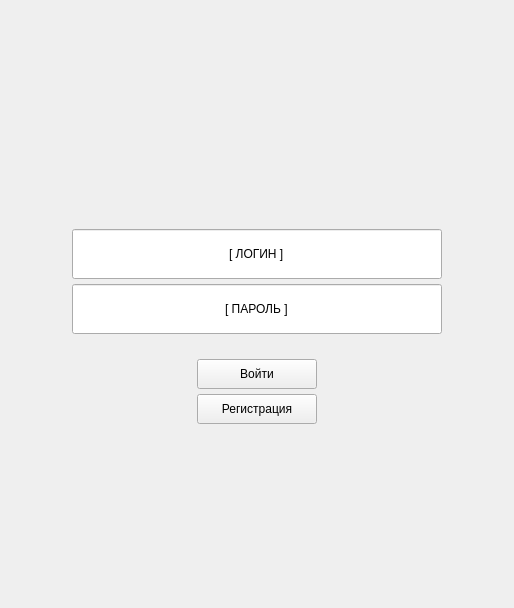
<?xml version="1.0" encoding="UTF-8"?>
<ui version="4.0">
 <class>MainWindow</class>
 <widget class="QMainWindow" name="MainWindow">
  <property name="geometry">
   <rect>
    <x>0</x>
    <y>0</y>
    <width>514</width>
    <height>608</height>
   </rect>
  </property>
  <property name="windowTitle">
   <string>Вход в систему</string>
  </property>
  <widget class="QWidget" name="centralwidget">
   <layout class="QVBoxLayout" name="verticalLayout">
    <property name="spacing">
     <number>25</number>
    </property>
    <item>
     <spacer name="verticalSpacer_2">
      <property name="orientation">
       <enum>Qt::Vertical</enum>
      </property>
      <property name="sizeHint" stdset="0">
       <size>
        <width>20</width>
        <height>40</height>
       </size>
      </property>
     </spacer>
    </item>
    <item>
     <layout class="QHBoxLayout" name="horizontalLayout_5">
      <item>
       <spacer name="horizontalSpacer_5">
        <property name="orientation">
         <enum>Qt::Horizontal</enum>
        </property>
        <property name="sizeHint" stdset="0">
         <size>
          <width>40</width>
          <height>20</height>
         </size>
        </property>
       </spacer>
      </item>
      <item>
       <widget class="QLabel" name="label_9">
        <property name="maximumSize">
         <size>
          <width>250</width>
          <height>250</height>
         </size>
        </property>
        <property name="text">
         <string/>
        </property>
        <property name="pixmap">
         <pixmap>../../../../develop/CG-X-Studio/Resources/Icons/applabel.png</pixmap>
        </property>
        <property name="scaledContents">
         <bool>true</bool>
        </property>
       </widget>
      </item>
      <item>
       <spacer name="horizontalSpacer_6">
        <property name="orientation">
         <enum>Qt::Horizontal</enum>
        </property>
        <property name="sizeHint" stdset="0">
         <size>
          <width>40</width>
          <height>20</height>
         </size>
        </property>
       </spacer>
      </item>
     </layout>
    </item>
    <item>
     <layout class="QHBoxLayout" name="horizontalLayout_7">
      <item>
       <spacer name="horizontalSpacer_7">
        <property name="orientation">
         <enum>Qt::Horizontal</enum>
        </property>
        <property name="sizeHint" stdset="0">
         <size>
          <width>40</width>
          <height>20</height>
         </size>
        </property>
       </spacer>
      </item>
      <item>
       <layout class="QVBoxLayout" name="verticalLayout_3">
        <property name="spacing">
         <number>5</number>
        </property>
        <item>
         <widget class="QLineEdit" name="lineEdit_5">
          <property name="minimumSize">
           <size>
            <width>370</width>
            <height>50</height>
           </size>
          </property>
          <property name="maximumSize">
           <size>
            <width>350</width>
            <height>16777215</height>
           </size>
          </property>
          <property name="text">
           <string>[ ЛОГИН ]</string>
          </property>
          <property name="alignment">
           <set>Qt::AlignCenter</set>
          </property>
         </widget>
        </item>
        <item>
         <widget class="QLineEdit" name="lineEdit_6">
          <property name="minimumSize">
           <size>
            <width>370</width>
            <height>50</height>
           </size>
          </property>
          <property name="maximumSize">
           <size>
            <width>350</width>
            <height>16777215</height>
           </size>
          </property>
          <property name="text">
           <string>[ ПАРОЛЬ ]</string>
          </property>
          <property name="alignment">
           <set>Qt::AlignCenter</set>
          </property>
         </widget>
        </item>
       </layout>
      </item>
      <item>
       <spacer name="horizontalSpacer_8">
        <property name="orientation">
         <enum>Qt::Horizontal</enum>
        </property>
        <property name="sizeHint" stdset="0">
         <size>
          <width>40</width>
          <height>20</height>
         </size>
        </property>
       </spacer>
      </item>
     </layout>
    </item>
    <item>
     <layout class="QHBoxLayout" name="horizontalLayout_6">
      <item>
       <spacer name="horizontalSpacer_9">
        <property name="orientation">
         <enum>Qt::Horizontal</enum>
        </property>
        <property name="sizeHint" stdset="0">
         <size>
          <width>40</width>
          <height>20</height>
         </size>
        </property>
       </spacer>
      </item>
      <item>
       <layout class="QVBoxLayout" name="verticalLayout_2">
        <property name="spacing">
         <number>5</number>
        </property>
        <item>
         <widget class="QPushButton" name="pushButton_6">
          <property name="minimumSize">
           <size>
            <width>120</width>
            <height>30</height>
           </size>
          </property>
          <property name="text">
           <string>Войти</string>
          </property>
         </widget>
        </item>
        <item>
         <widget class="QPushButton" name="pushButton_5">
          <property name="minimumSize">
           <size>
            <width>120</width>
            <height>30</height>
           </size>
          </property>
          <property name="text">
           <string>Регистрация</string>
          </property>
         </widget>
        </item>
       </layout>
      </item>
      <item>
       <spacer name="horizontalSpacer_10">
        <property name="orientation">
         <enum>Qt::Horizontal</enum>
        </property>
        <property name="sizeHint" stdset="0">
         <size>
          <width>40</width>
          <height>20</height>
         </size>
        </property>
       </spacer>
      </item>
     </layout>
    </item>
    <item>
     <spacer name="verticalSpacer">
      <property name="orientation">
       <enum>Qt::Vertical</enum>
      </property>
      <property name="sizeHint" stdset="0">
       <size>
        <width>493</width>
        <height>63</height>
       </size>
      </property>
     </spacer>
    </item>
   </layout>
  </widget>
 </widget>
 <resources/>
 <connections/>
</ui>
